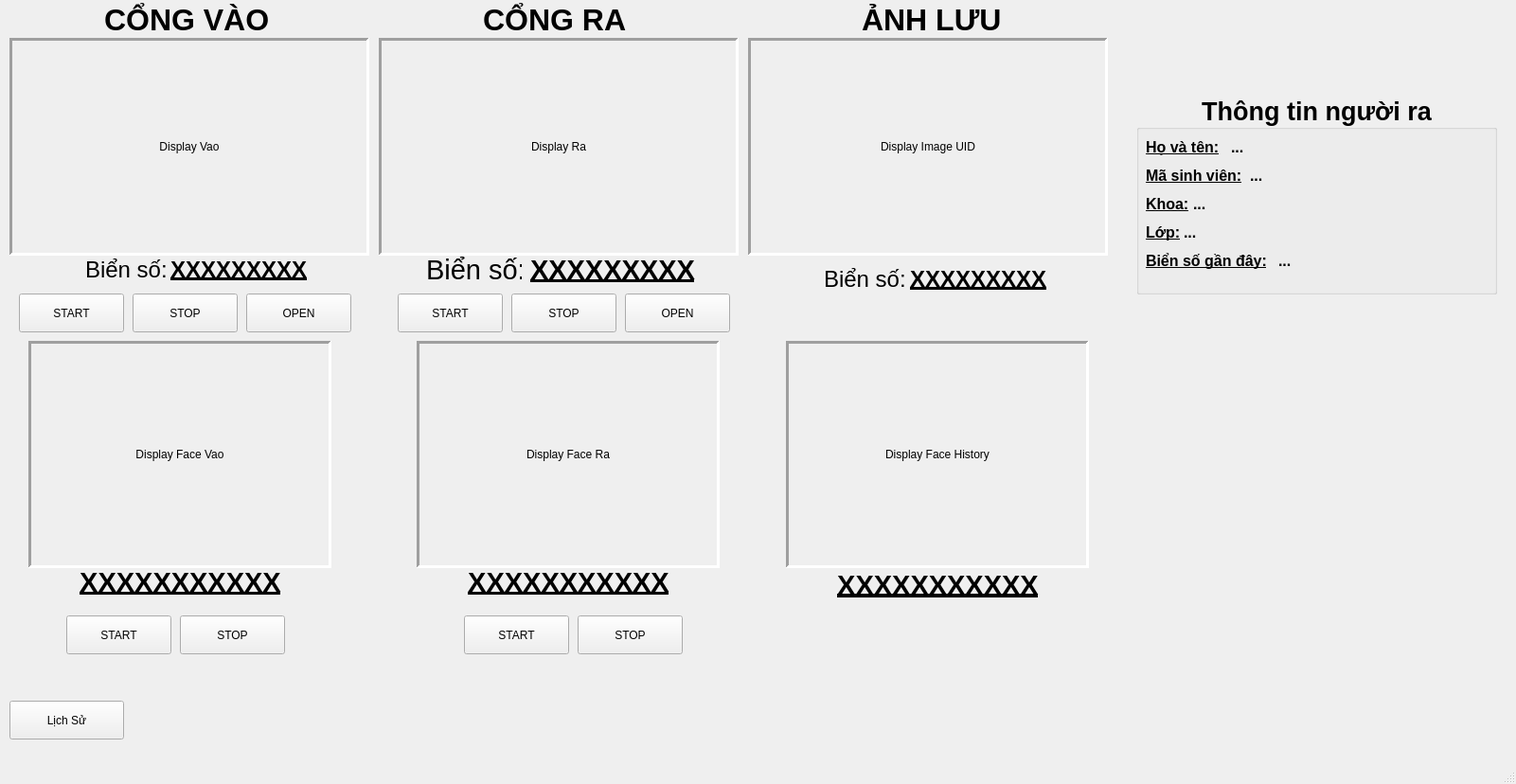
<?xml version="1.0" encoding="UTF-8"?>
<ui version="4.0">
 <class>MainWindow</class>
 <widget class="QMainWindow" name="MainWindow">
  <property name="enabled">
   <bool>true</bool>
  </property>
  <property name="geometry">
   <rect>
    <x>0</x>
    <y>0</y>
    <width>1601</width>
    <height>828</height>
   </rect>
  </property>
  <property name="windowTitle">
   <string>Nhận diện biển số xe</string>
  </property>
  <widget class="QWidget" name="centralwidget">
   <widget class="QLabel" name="lb_screen_Vao">
    <property name="geometry">
     <rect>
      <x>10</x>
      <y>40</y>
      <width>380</width>
      <height>230</height>
     </rect>
    </property>
    <property name="frameShape">
     <enum>QFrame::Panel</enum>
    </property>
    <property name="frameShadow">
     <enum>QFrame::Sunken</enum>
    </property>
    <property name="lineWidth">
     <number>3</number>
    </property>
    <property name="text">
     <string>Display Vao</string>
    </property>
    <property name="alignment">
     <set>Qt::AlignCenter</set>
    </property>
   </widget>
   <widget class="QLabel" name="lb_screen_Ra">
    <property name="geometry">
     <rect>
      <x>400</x>
      <y>40</y>
      <width>380</width>
      <height>230</height>
     </rect>
    </property>
    <property name="frameShape">
     <enum>QFrame::Panel</enum>
    </property>
    <property name="frameShadow">
     <enum>QFrame::Sunken</enum>
    </property>
    <property name="lineWidth">
     <number>3</number>
    </property>
    <property name="text">
     <string>Display Ra</string>
    </property>
    <property name="alignment">
     <set>Qt::AlignCenter</set>
    </property>
   </widget>
   <widget class="QPushButton" name="btn_start_vao">
    <property name="geometry">
     <rect>
      <x>20</x>
      <y>310</y>
      <width>111</width>
      <height>41</height>
     </rect>
    </property>
    <property name="text">
     <string>START</string>
    </property>
   </widget>
   <widget class="QPushButton" name="btn_stop_vao">
    <property name="geometry">
     <rect>
      <x>140</x>
      <y>310</y>
      <width>111</width>
      <height>41</height>
     </rect>
    </property>
    <property name="text">
     <string>STOP</string>
    </property>
   </widget>
   <widget class="QLabel" name="label">
    <property name="enabled">
     <bool>true</bool>
    </property>
    <property name="geometry">
     <rect>
      <x>90</x>
      <y>270</y>
      <width>91</width>
      <height>30</height>
     </rect>
    </property>
    <property name="font">
     <font>
      <pointsize>18</pointsize>
     </font>
    </property>
    <property name="text">
     <string>Biển số:</string>
    </property>
   </widget>
   <widget class="QLabel" name="lb_bsx_vao">
    <property name="geometry">
     <rect>
      <x>180</x>
      <y>270</y>
      <width>151</width>
      <height>30</height>
     </rect>
    </property>
    <property name="font">
     <font>
      <pointsize>18</pointsize>
      <weight>75</weight>
      <bold>true</bold>
      <underline>true</underline>
     </font>
    </property>
    <property name="frameShape">
     <enum>QFrame::NoFrame</enum>
    </property>
    <property name="frameShadow">
     <enum>QFrame::Plain</enum>
    </property>
    <property name="lineWidth">
     <number>2</number>
    </property>
    <property name="text">
     <string>XXXXXXXXX</string>
    </property>
   </widget>
   <widget class="QPushButton" name="btn_start_ra">
    <property name="geometry">
     <rect>
      <x>420</x>
      <y>310</y>
      <width>111</width>
      <height>41</height>
     </rect>
    </property>
    <property name="text">
     <string>START</string>
    </property>
   </widget>
   <widget class="QPushButton" name="btn_stop_ra">
    <property name="geometry">
     <rect>
      <x>540</x>
      <y>310</y>
      <width>111</width>
      <height>41</height>
     </rect>
    </property>
    <property name="text">
     <string>STOP</string>
    </property>
   </widget>
   <widget class="QLabel" name="lb_bsx_ra">
    <property name="geometry">
     <rect>
      <x>560</x>
      <y>270</y>
      <width>180</width>
      <height>30</height>
     </rect>
    </property>
    <property name="font">
     <font>
      <pointsize>22</pointsize>
      <weight>75</weight>
      <bold>true</bold>
      <underline>true</underline>
     </font>
    </property>
    <property name="frameShape">
     <enum>QFrame::NoFrame</enum>
    </property>
    <property name="frameShadow">
     <enum>QFrame::Plain</enum>
    </property>
    <property name="lineWidth">
     <number>2</number>
    </property>
    <property name="text">
     <string>XXXXXXXXX</string>
    </property>
   </widget>
   <widget class="QLabel" name="label_2">
    <property name="enabled">
     <bool>true</bool>
    </property>
    <property name="geometry">
     <rect>
      <x>450</x>
      <y>270</y>
      <width>101</width>
      <height>30</height>
     </rect>
    </property>
    <property name="font">
     <font>
      <pointsize>22</pointsize>
     </font>
    </property>
    <property name="text">
     <string>Biển số:</string>
    </property>
   </widget>
   <widget class="QPushButton" name="btn_open_vao">
    <property name="geometry">
     <rect>
      <x>260</x>
      <y>310</y>
      <width>111</width>
      <height>41</height>
     </rect>
    </property>
    <property name="text">
     <string>OPEN</string>
    </property>
   </widget>
   <widget class="QPushButton" name="btn_open_ra">
    <property name="geometry">
     <rect>
      <x>660</x>
      <y>310</y>
      <width>111</width>
      <height>41</height>
     </rect>
    </property>
    <property name="text">
     <string>OPEN</string>
    </property>
   </widget>
   <widget class="QLabel" name="lb_bsx_ra_uid">
    <property name="geometry">
     <rect>
      <x>961</x>
      <y>280</y>
      <width>151</width>
      <height>30</height>
     </rect>
    </property>
    <property name="font">
     <font>
      <pointsize>18</pointsize>
      <weight>75</weight>
      <bold>true</bold>
      <underline>true</underline>
     </font>
    </property>
    <property name="frameShape">
     <enum>QFrame::NoFrame</enum>
    </property>
    <property name="frameShadow">
     <enum>QFrame::Plain</enum>
    </property>
    <property name="lineWidth">
     <number>2</number>
    </property>
    <property name="text">
     <string>XXXXXXXXX</string>
    </property>
   </widget>
   <widget class="QLabel" name="label_5">
    <property name="enabled">
     <bool>true</bool>
    </property>
    <property name="geometry">
     <rect>
      <x>870</x>
      <y>280</y>
      <width>91</width>
      <height>30</height>
     </rect>
    </property>
    <property name="font">
     <font>
      <pointsize>18</pointsize>
     </font>
    </property>
    <property name="text">
     <string>Biển số:</string>
    </property>
   </widget>
   <widget class="QLabel" name="lb_screen_img_uid">
    <property name="geometry">
     <rect>
      <x>790</x>
      <y>40</y>
      <width>380</width>
      <height>230</height>
     </rect>
    </property>
    <property name="frameShape">
     <enum>QFrame::Panel</enum>
    </property>
    <property name="frameShadow">
     <enum>QFrame::Sunken</enum>
    </property>
    <property name="lineWidth">
     <number>3</number>
    </property>
    <property name="text">
     <string>Display Image UID</string>
    </property>
    <property name="alignment">
     <set>Qt::AlignCenter</set>
    </property>
   </widget>
   <widget class="QLabel" name="label_6">
    <property name="geometry">
     <rect>
      <x>110</x>
      <y>0</y>
      <width>181</width>
      <height>41</height>
     </rect>
    </property>
    <property name="font">
     <font>
      <pointsize>24</pointsize>
      <weight>75</weight>
      <bold>true</bold>
     </font>
    </property>
    <property name="text">
     <string>CỔNG VÀO</string>
    </property>
   </widget>
   <widget class="QLabel" name="label_7">
    <property name="geometry">
     <rect>
      <x>510</x>
      <y>0</y>
      <width>161</width>
      <height>41</height>
     </rect>
    </property>
    <property name="font">
     <font>
      <pointsize>24</pointsize>
      <weight>75</weight>
      <bold>true</bold>
     </font>
    </property>
    <property name="text">
     <string>CỔNG RA</string>
    </property>
   </widget>
   <widget class="QLabel" name="label_8">
    <property name="geometry">
     <rect>
      <x>910</x>
      <y>0</y>
      <width>151</width>
      <height>41</height>
     </rect>
    </property>
    <property name="font">
     <font>
      <pointsize>24</pointsize>
      <weight>75</weight>
      <bold>true</bold>
     </font>
    </property>
    <property name="text">
     <string>ẢNH LƯU</string>
    </property>
   </widget>
   <widget class="QPushButton" name="btn_history">
    <property name="geometry">
     <rect>
      <x>10</x>
      <y>740</y>
      <width>121</width>
      <height>41</height>
     </rect>
    </property>
    <property name="text">
     <string>Lịch Sử</string>
    </property>
   </widget>
   <widget class="QLabel" name="lb_screen_face_vao">
    <property name="geometry">
     <rect>
      <x>30</x>
      <y>360</y>
      <width>320</width>
      <height>240</height>
     </rect>
    </property>
    <property name="frameShape">
     <enum>QFrame::Panel</enum>
    </property>
    <property name="frameShadow">
     <enum>QFrame::Sunken</enum>
    </property>
    <property name="lineWidth">
     <number>3</number>
    </property>
    <property name="text">
     <string>Display Face Vao</string>
    </property>
    <property name="alignment">
     <set>Qt::AlignCenter</set>
    </property>
   </widget>
   <widget class="QPushButton" name="btn_start_face_vao">
    <property name="geometry">
     <rect>
      <x>70</x>
      <y>650</y>
      <width>111</width>
      <height>41</height>
     </rect>
    </property>
    <property name="text">
     <string>START</string>
    </property>
   </widget>
   <widget class="QPushButton" name="btn_stop_face_vao">
    <property name="geometry">
     <rect>
      <x>190</x>
      <y>650</y>
      <width>111</width>
      <height>41</height>
     </rect>
    </property>
    <property name="text">
     <string>STOP</string>
    </property>
   </widget>
   <widget class="QLabel" name="lb_screen_face_ra">
    <property name="geometry">
     <rect>
      <x>440</x>
      <y>360</y>
      <width>320</width>
      <height>240</height>
     </rect>
    </property>
    <property name="frameShape">
     <enum>QFrame::Panel</enum>
    </property>
    <property name="frameShadow">
     <enum>QFrame::Sunken</enum>
    </property>
    <property name="lineWidth">
     <number>3</number>
    </property>
    <property name="text">
     <string>Display Face Ra</string>
    </property>
    <property name="alignment">
     <set>Qt::AlignCenter</set>
    </property>
   </widget>
   <widget class="QPushButton" name="btn_stop_face_ra">
    <property name="geometry">
     <rect>
      <x>610</x>
      <y>650</y>
      <width>111</width>
      <height>41</height>
     </rect>
    </property>
    <property name="text">
     <string>STOP</string>
    </property>
   </widget>
   <widget class="QPushButton" name="btn_start_face_ra">
    <property name="geometry">
     <rect>
      <x>490</x>
      <y>650</y>
      <width>111</width>
      <height>41</height>
     </rect>
    </property>
    <property name="text">
     <string>START</string>
    </property>
   </widget>
   <widget class="QLabel" name="lb_screen_face_history">
    <property name="geometry">
     <rect>
      <x>830</x>
      <y>360</y>
      <width>320</width>
      <height>240</height>
     </rect>
    </property>
    <property name="frameShape">
     <enum>QFrame::Panel</enum>
    </property>
    <property name="frameShadow">
     <enum>QFrame::Sunken</enum>
    </property>
    <property name="lineWidth">
     <number>3</number>
    </property>
    <property name="text">
     <string>Display Face History</string>
    </property>
    <property name="alignment">
     <set>Qt::AlignCenter</set>
    </property>
   </widget>
   <widget class="QLabel" name="lb_name_vao">
    <property name="geometry">
     <rect>
      <x>30</x>
      <y>600</y>
      <width>321</width>
      <height>30</height>
     </rect>
    </property>
    <property name="font">
     <font>
      <pointsize>22</pointsize>
      <weight>75</weight>
      <bold>true</bold>
      <underline>true</underline>
     </font>
    </property>
    <property name="frameShape">
     <enum>QFrame::NoFrame</enum>
    </property>
    <property name="frameShadow">
     <enum>QFrame::Plain</enum>
    </property>
    <property name="lineWidth">
     <number>2</number>
    </property>
    <property name="text">
     <string>XXXXXXXXXXX</string>
    </property>
    <property name="alignment">
     <set>Qt::AlignCenter</set>
    </property>
   </widget>
   <widget class="QLabel" name="lb_name_ra">
    <property name="geometry">
     <rect>
      <x>440</x>
      <y>600</y>
      <width>321</width>
      <height>30</height>
     </rect>
    </property>
    <property name="font">
     <font>
      <pointsize>22</pointsize>
      <weight>75</weight>
      <bold>true</bold>
      <underline>true</underline>
     </font>
    </property>
    <property name="frameShape">
     <enum>QFrame::NoFrame</enum>
    </property>
    <property name="frameShadow">
     <enum>QFrame::Plain</enum>
    </property>
    <property name="lineWidth">
     <number>2</number>
    </property>
    <property name="text">
     <string>XXXXXXXXXXX</string>
    </property>
    <property name="alignment">
     <set>Qt::AlignCenter</set>
    </property>
   </widget>
   <widget class="QLabel" name="lb_name_history">
    <property name="geometry">
     <rect>
      <x>830</x>
      <y>600</y>
      <width>321</width>
      <height>35</height>
     </rect>
    </property>
    <property name="font">
     <font>
      <pointsize>22</pointsize>
      <weight>75</weight>
      <bold>true</bold>
      <underline>true</underline>
     </font>
    </property>
    <property name="layoutDirection">
     <enum>Qt::LeftToRight</enum>
    </property>
    <property name="frameShape">
     <enum>QFrame::NoFrame</enum>
    </property>
    <property name="frameShadow">
     <enum>QFrame::Plain</enum>
    </property>
    <property name="lineWidth">
     <number>2</number>
    </property>
    <property name="text">
     <string>XXXXXXXXXXX</string>
    </property>
    <property name="alignment">
     <set>Qt::AlignCenter</set>
    </property>
   </widget>
   <widget class="QGroupBox" name="groupBox">
    <property name="geometry">
     <rect>
      <x>1200</x>
      <y>100</y>
      <width>381</width>
      <height>211</height>
     </rect>
    </property>
    <property name="font">
     <font>
      <pointsize>20</pointsize>
      <weight>75</weight>
      <bold>true</bold>
     </font>
    </property>
    <property name="mouseTracking">
     <bool>false</bool>
    </property>
    <property name="title">
     <string>Thông tin người ra</string>
    </property>
    <property name="alignment">
     <set>Qt::AlignCenter</set>
    </property>
    <widget class="QLabel" name="label_3">
     <property name="geometry">
      <rect>
       <x>10</x>
       <y>40</y>
       <width>91</width>
       <height>31</height>
      </rect>
     </property>
     <property name="font">
      <font>
       <pointsize>12</pointsize>
       <underline>true</underline>
      </font>
     </property>
     <property name="text">
      <string>Họ và tên:</string>
     </property>
    </widget>
    <widget class="QLabel" name="label_4">
     <property name="geometry">
      <rect>
       <x>10</x>
       <y>70</y>
       <width>121</width>
       <height>31</height>
      </rect>
     </property>
     <property name="font">
      <font>
       <pointsize>12</pointsize>
       <underline>true</underline>
      </font>
     </property>
     <property name="text">
      <string>Mã sinh viên:</string>
     </property>
    </widget>
    <widget class="QLabel" name="label_9">
     <property name="geometry">
      <rect>
       <x>10</x>
       <y>100</y>
       <width>91</width>
       <height>31</height>
      </rect>
     </property>
     <property name="font">
      <font>
       <pointsize>12</pointsize>
       <underline>true</underline>
      </font>
     </property>
     <property name="text">
      <string>Khoa:</string>
     </property>
    </widget>
    <widget class="QLabel" name="label_10">
     <property name="geometry">
      <rect>
       <x>10</x>
       <y>130</y>
       <width>91</width>
       <height>31</height>
      </rect>
     </property>
     <property name="font">
      <font>
       <pointsize>12</pointsize>
       <underline>true</underline>
      </font>
     </property>
     <property name="text">
      <string>Lớp:</string>
     </property>
    </widget>
    <widget class="QLabel" name="label_11">
     <property name="geometry">
      <rect>
       <x>10</x>
       <y>160</y>
       <width>181</width>
       <height>31</height>
      </rect>
     </property>
     <property name="font">
      <font>
       <pointsize>12</pointsize>
       <underline>true</underline>
      </font>
     </property>
     <property name="text">
      <string>Biển số gần đây:</string>
     </property>
    </widget>
    <widget class="QLabel" name="lb_tt_ten">
     <property name="geometry">
      <rect>
       <x>100</x>
       <y>40</y>
       <width>271</width>
       <height>31</height>
      </rect>
     </property>
     <property name="font">
      <font>
       <pointsize>12</pointsize>
      </font>
     </property>
     <property name="text">
      <string>...</string>
     </property>
    </widget>
    <widget class="QLabel" name="lb_tt_msv">
     <property name="geometry">
      <rect>
       <x>120</x>
       <y>70</y>
       <width>251</width>
       <height>31</height>
      </rect>
     </property>
     <property name="font">
      <font>
       <pointsize>12</pointsize>
      </font>
     </property>
     <property name="text">
      <string>...</string>
     </property>
    </widget>
    <widget class="QLabel" name="lb_tt_khoa">
     <property name="geometry">
      <rect>
       <x>60</x>
       <y>100</y>
       <width>311</width>
       <height>31</height>
      </rect>
     </property>
     <property name="font">
      <font>
       <pointsize>12</pointsize>
      </font>
     </property>
     <property name="text">
      <string>...</string>
     </property>
    </widget>
    <widget class="QLabel" name="lb_tt_lop">
     <property name="geometry">
      <rect>
       <x>50</x>
       <y>130</y>
       <width>321</width>
       <height>31</height>
      </rect>
     </property>
     <property name="font">
      <font>
       <pointsize>12</pointsize>
      </font>
     </property>
     <property name="text">
      <string>...</string>
     </property>
    </widget>
    <widget class="QLabel" name="lb_tt_bsgd">
     <property name="geometry">
      <rect>
       <x>150</x>
       <y>160</y>
       <width>221</width>
       <height>31</height>
      </rect>
     </property>
     <property name="font">
      <font>
       <pointsize>12</pointsize>
      </font>
     </property>
     <property name="text">
      <string>...</string>
     </property>
    </widget>
   </widget>
  </widget>
  <widget class="QMenuBar" name="menubar">
   <property name="geometry">
    <rect>
     <x>0</x>
     <y>0</y>
     <width>1601</width>
     <height>21</height>
    </rect>
   </property>
  </widget>
  <widget class="QStatusBar" name="statusbar"/>
 </widget>
 <resources/>
 <connections/>
</ui>
